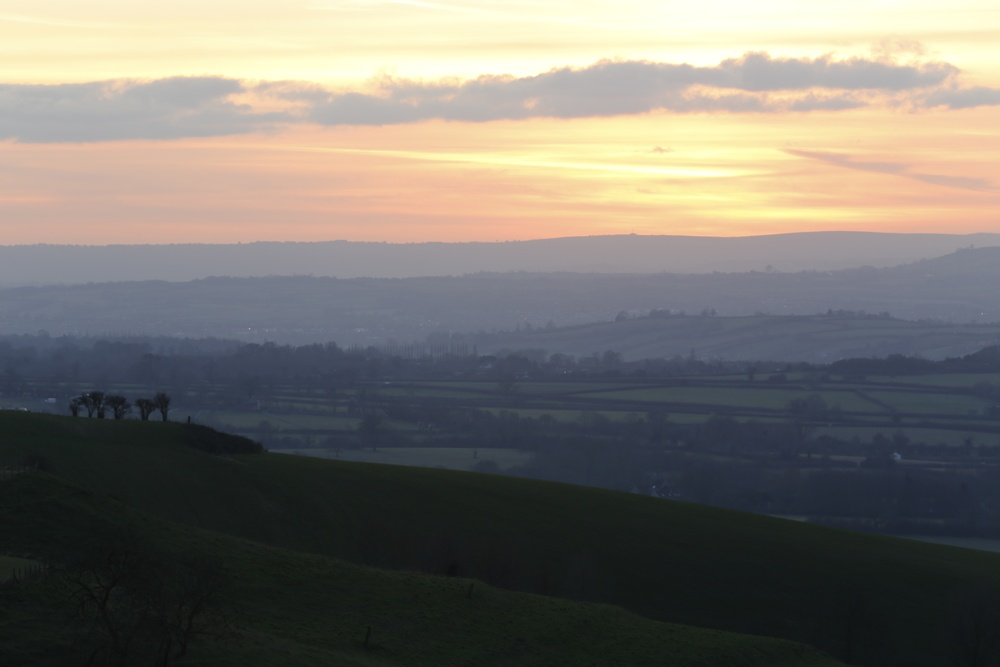
%> input picture TestResource/01.JPG, 1000 x 667 px, shrunk from 5472 x 3648 before the run
$ octave --eval "result = TEST_CHROMA_EFFECT('../TestResource/01.JPG');"   (GNU Octave 9; MATLAB toolbox functions it lacks are replaced by stand-ins)
%> lines starting %> are read from the running program, lines starting %| are printed output that depends on the picture
function OUT = TEST_CHROMA_EFFECT(img_path)
%> called with img_path = '../TestResource/01.JPG'

    Img = imread(img_path);
%> Img is the input picture: size 667x1000x3 uint8; mean R, G, B 120.3, 116.4, 109.8
    YCbCr = rgb2ycbcr(Img);
%> YCbCr: size 667x1000x3 uint8; mean of channels 1, 2, 3 116.3, 124.6, 130.2
    Y  = YCbCr(:,:,1);
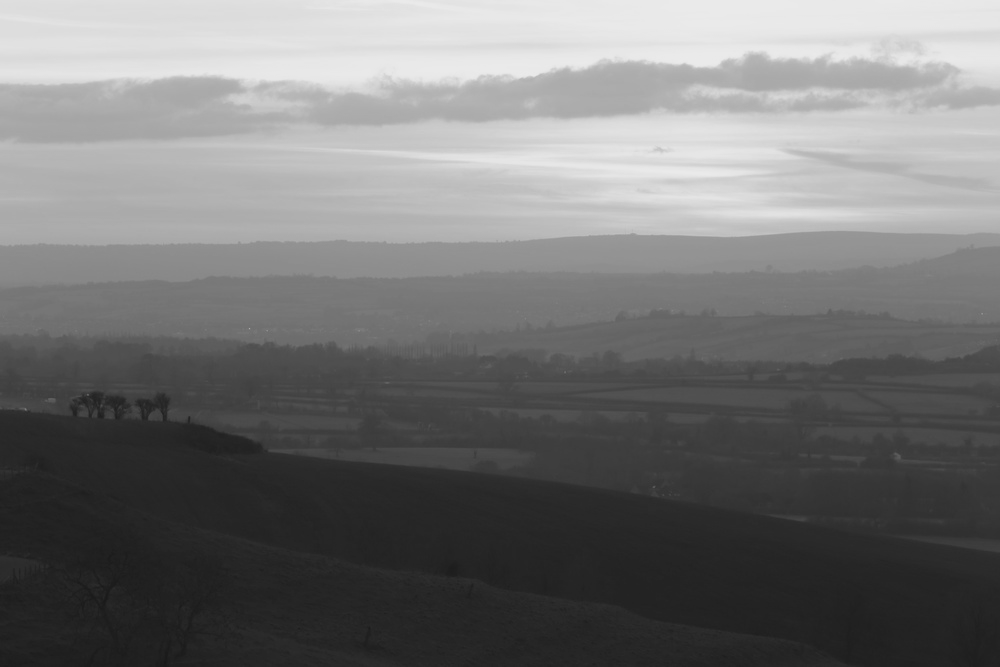
%> Y: size 667x1000 uint8; min 24, max 235, mean 116.3
    Cb = YCbCr(:,:,2);
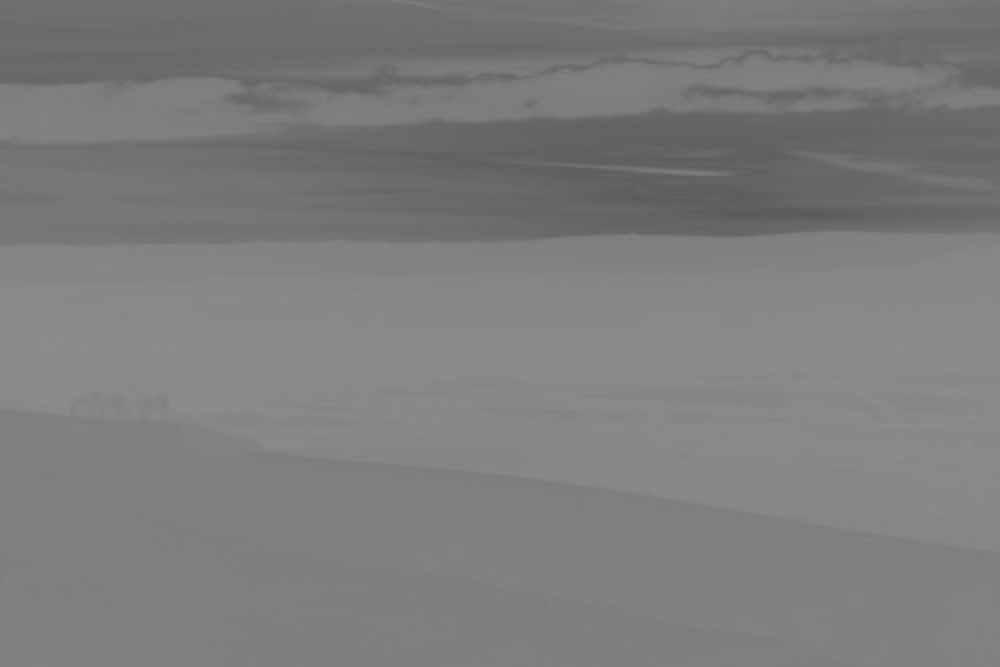
%> Cb: size 667x1000 uint8; min 90, max 140, mean 124.6
    Cr = YCbCr(:,:,3);
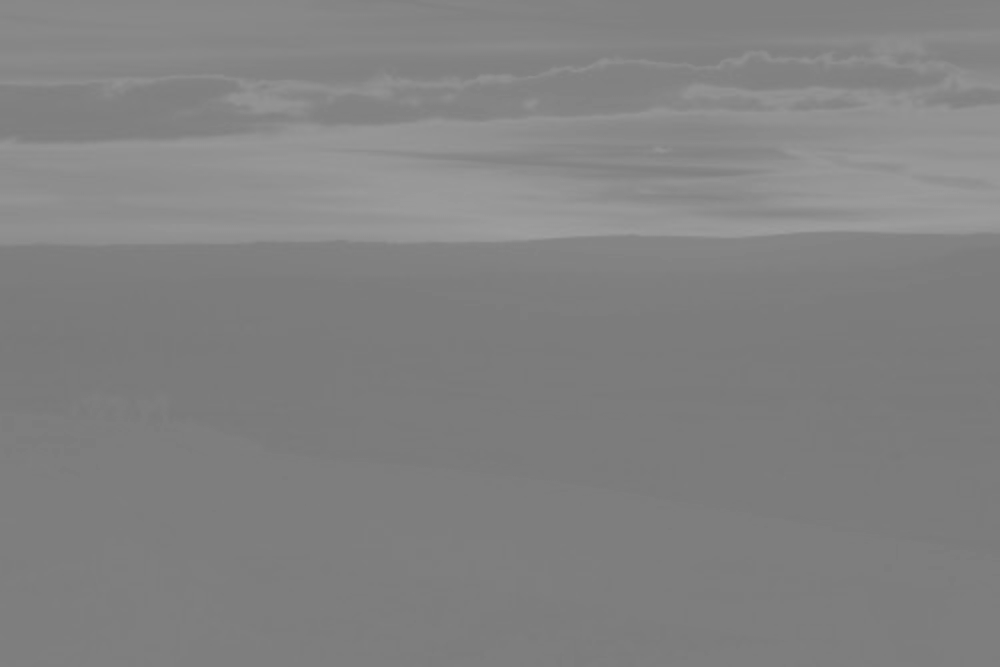
%> Cr: size 667x1000 uint8; min 120, max 159, mean 130.2

    %(Cr - Y) - (Cb - Y)
    %OUT = imsubtract(imsubtract(Cr,Y),imsubtract(Cb,Y));
    %figure, imshow(OUT);
    %figure, imshow(OUT * 10);

    %(Cb - Y) - (Cr - Y)
    %OUT = imsubtract(imsubtract(Cr,Y),imsubtract(Cb,Y));

    %(Cr - Y) + (Cb - Y)
    %OUT = imadd(imsubtract(Cr,Y),imsubtract(Cb,Y));
    %figure, imshow(OUT);
    %figure, imshow(OUT * 10);

    %(Cr - Cb)
    OUT = imsubtract(Cr,Cb);
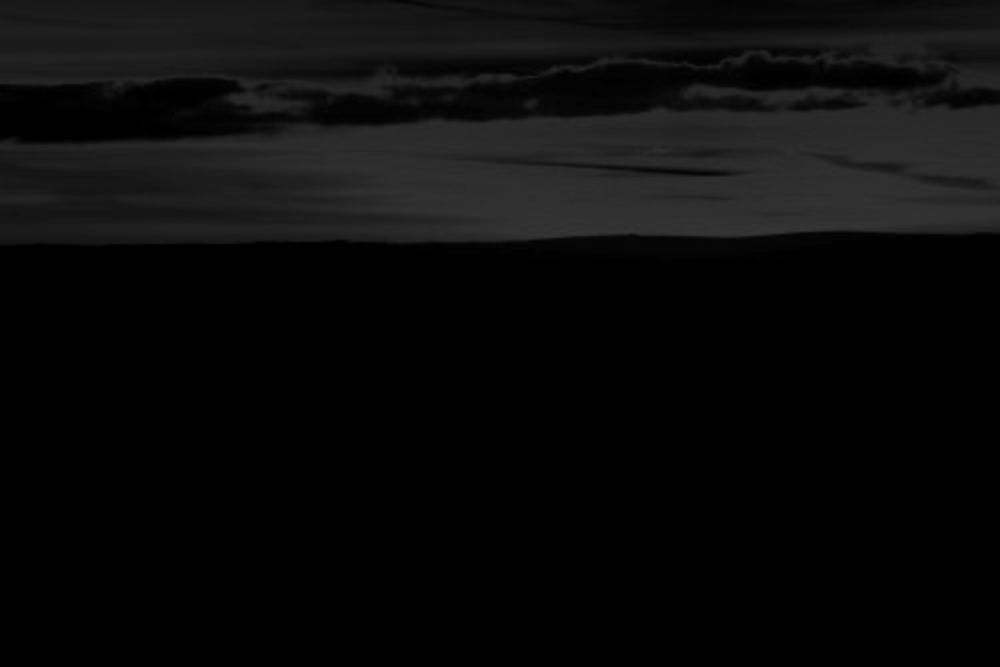
%> OUT: size 667x1000 uint8; min 0, max 54, mean 10
    figure('name','(Cr-Cb)'); imshow(OUT);
    figure('name','(Cr-Cb)x10'); imshow(OUT * 10);
%> after `imshow(OUT * 10)`:
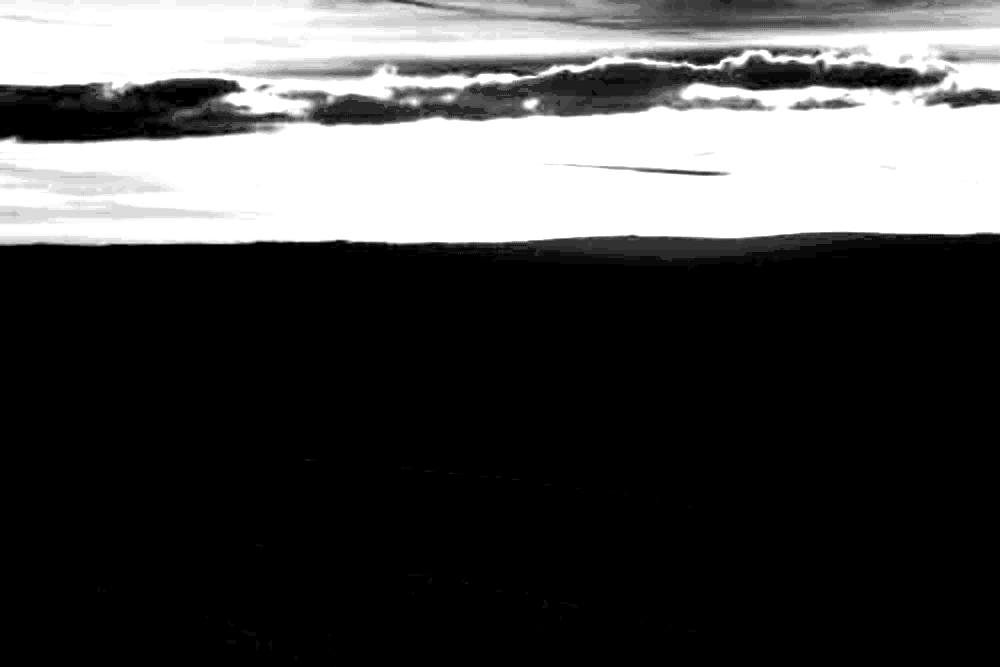
%> displayed picture: size 667x1000, on the screen's scale of 0 to 255; min 0, max 255, mean 74.5
end
